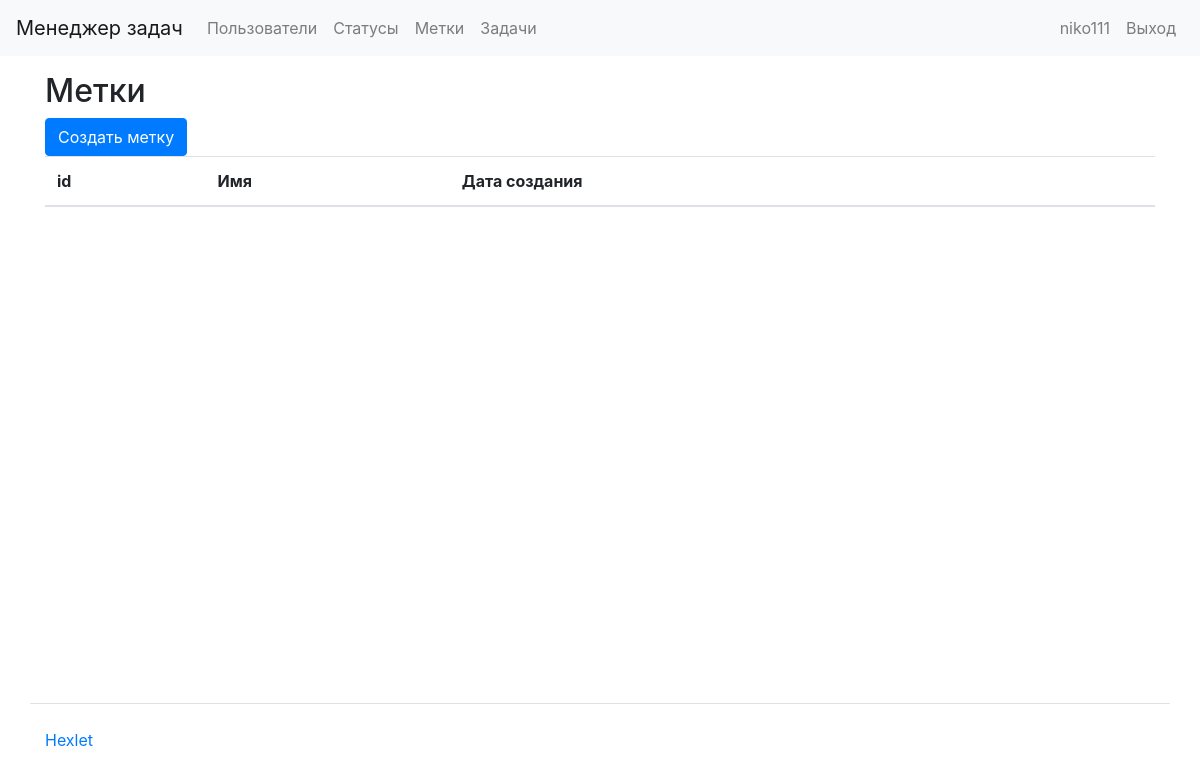
The app's page /labels/ (signed in), older data.
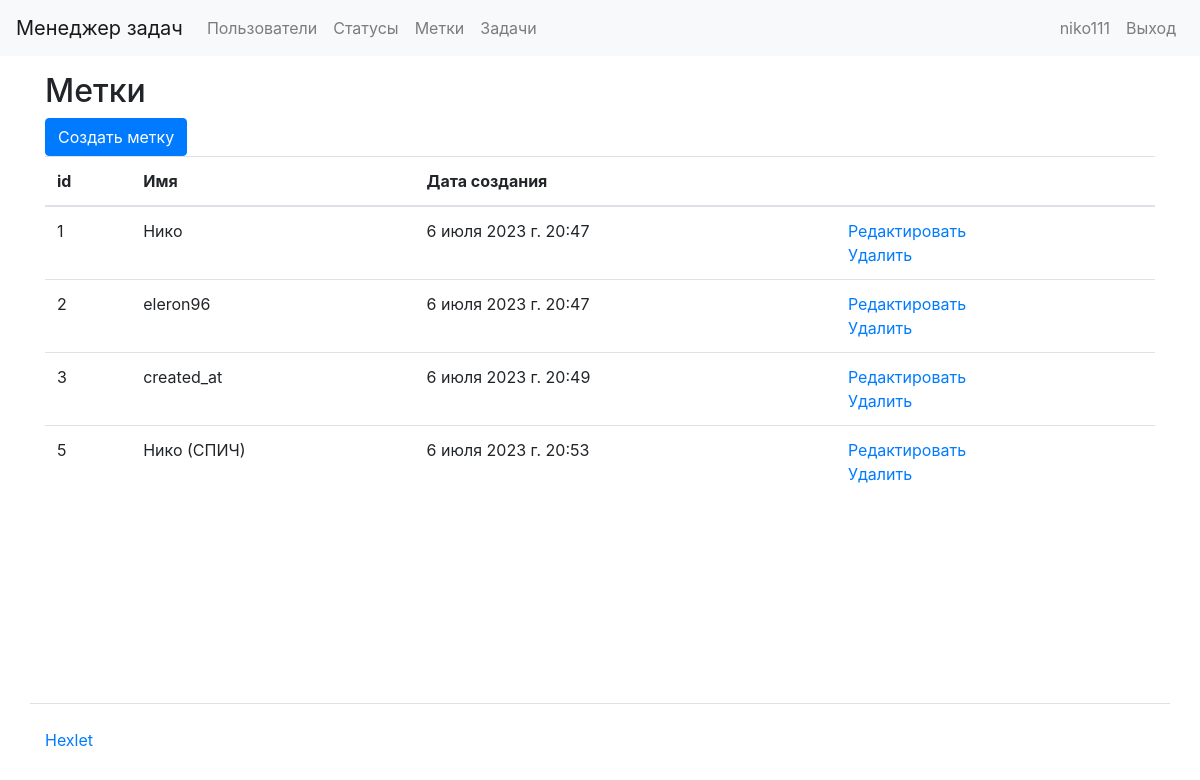
The same page, newer data.
### labels/models.py (models this page shows, shortened)
class labels(models.Model):
    name = models.CharField(max_length=100)
    created_date = models.DateTimeField(auto_now_add=True)
    class Meta:
        app_label = 'status'

### labels/views.py (the view)
# urls.py: path('labels/', label, name='label'),
@login_required
def label(request):
    label = labels.objects.all()
    return render(request, 'labels/label.html', {'labels': label})

### task_manager/templates/labels/label.html (shortened to what this page needs)
{% extends "base.html" %}
{% load i18n %}
{% block content %}
  <h2>{% trans "Метки" %}</h2>
  <a href="{% url 'create_label' %}" class="btn btn-primary">{% trans "Создать метку" %}</a>
  <table class="table">
    <thead>
      <tr>
        <th scope="col">id</th>
        <th scope="col">{% trans "Имя" %}</th>
        <th scope="col">{% trans "Дата создания" %}</th>
        <th scope="col"></th>
      </tr>
    </thead>
    <tbody>
      {% for label in labels %}
      <tr>
        <td>{{ label.id }}</td>
        <td>{{ label.name }}</td>
        <td>{{ label.created_date }}</td>
        <td>
          <a href="{% url 'edit_label' label.id %}">{% trans "Edit" %}</a>
          <br>
          <a href="{% url 'delete_label' label.id %}">{% trans "Delete" %}</a>
        </td>
      </tr>
      {% endfor %}
    </tbody>
  </table>
{% endblock %}

Row changes from the older to the newer data that the page shows:
added labels: id "1", name "Нико", created_date "6 июля 2023 г. 20:47"
added labels: id "2", name "eleron96", created_date "6 июля 2023 г. 20:47"
added labels: id "3", name "created_at", created_date "6 июля 2023 г. 20:49"
added labels: id "5", name "Нико (СПИЧ)", created_date "6 июля 2023 г. 20:53"
